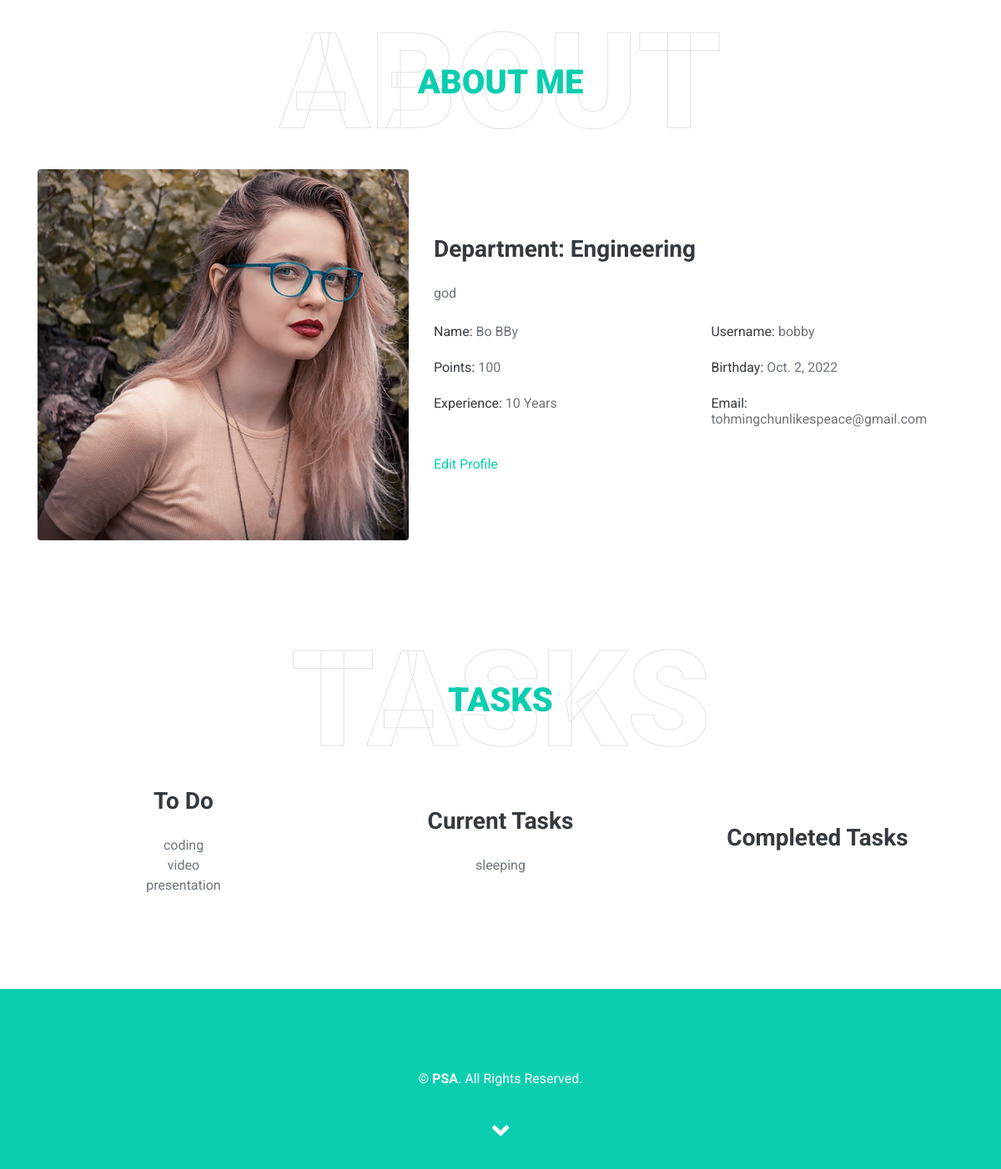
The page /main/profile (signed in, lower part) on the database as committed earlier.
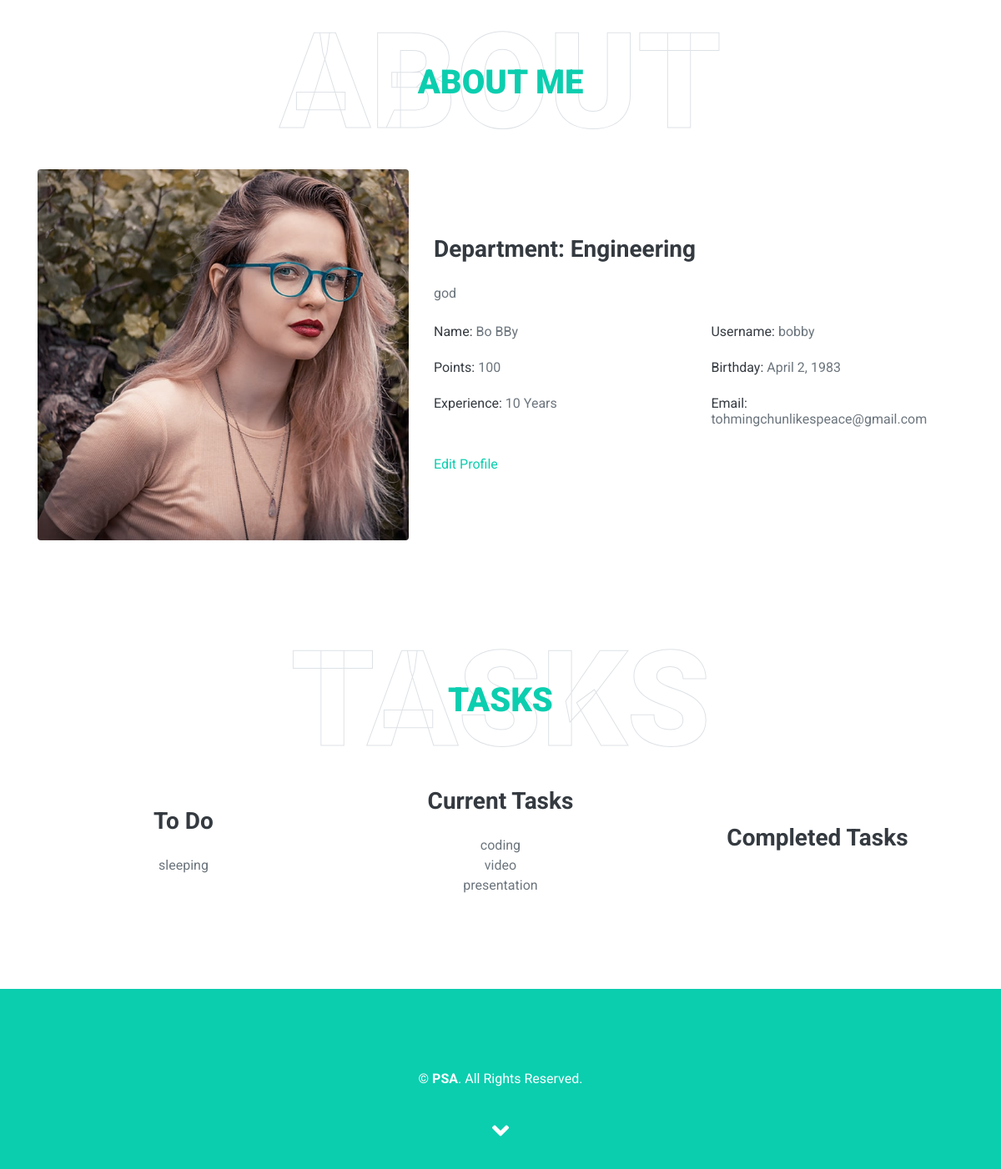
The same page on the database as committed later.
### main/models.py (models this page shows, shortened)
class CustomUser(models.Model):
    user = models.OneToOneField(User, on_delete=models.CASCADE)
    DEPARTMENT = (
        ('Operations', 'Operations'),
        ('Infocomm technology', 'Infocomm technology'),
        ('Engineering', 'Engineering'),
        ('Corportate', 'Corporate')
    )
    email = models.EmailField(unique=True)
    department = models.CharField(max_length=100, choices=DEPARTMENT)
    description = models.TextField("Description", max_length=600, default='', blank=True)
    points = models.IntegerField(default=0)
    tasks = models.ManyToManyField(Task, blank=True, related_name='users')
    birthday = models.DateField()

class Task(models.Model):
    STATUS = (
        ('To do', 'To do'),
        ('In progress', 'In progress'),
        ('Completed', 'Completed'),
    )
    name = models.CharField(max_length = 64)
    description = models.TextField("Description", max_length=600, default='', blank=True)
    points_granted = models.IntegerField()
    status = models.CharField(max_length=100, choices=STATUS, default='To do')

### main/views.py (the view)
# urls.py: path('profile', views.profile, name='profile'),
@login_required(login_url='/main/login')
def profile(request):
    current_user = CustomUser.objects.get(user=request.user)
    to_do = current_user.tasks.filter(status="To do")
    in_progress = current_user.tasks.filter(status="In progress")
    completed = current_user.tasks.filter(status="Completed")
    return render(request, 'main/profile.html', {
        "user": current_user,
        "to_do": to_do,
        "in_progress": in_progress,
        "completed": completed,
    })

### main/context_processor.py (called while the page is built)
def cart_count(request):
    try:
        current_user = CustomUser.objects.get(user=request.user)
        cart_count = Cart.objects.filter(user=current_user).count()
        return {
            'cart_count' : cart_count
        }
    except TypeError:
        return []

### main/templates/main/profile.html (shortened to what the changed rows need)
{% load static %}
<!DOCTYPE html>
<html language="en">
<head>
    <link href="https://cdnjs.cloudflare.com/ajax/libs/font-awesome/5.10.0/css/all.min.css" rel="stylesheet">
    <link href="{% static 'profile/lib/owlcarousel/assets/owl.carousel.min.css' %}" rel="stylesheet">
    <link href="{% static 'profile/lib/lightbox/css/lightbox.min.css' %}" rel="stylesheet">
    <link href="https://cdn.jsdelivr.net/npm/bootstrap@5.0.2/dist/css/bootstrap.min.css" rel="stylesheet"
>
    <link href="{% static 'styles.css' %}" rel="stylesheet">
    <link href="{% static 'profile/css/style.css' %}" rel="stylesheet">
</head>
<body data-spy="scroll" data-target=".navbar" data-offset="51">
{% block body %}
    <div class="container-fluid py-5" id="about">
        <div class="container">
            <div class="position-relative d-flex align-items-center justify-content-center">
                <h1 class="display-1 text-uppercase text-white" style="-webkit-text-stroke: 1px #dee2e6;">About</h1>
                <h1 class="position-absolute text-uppercase text-primary">About Me</h1>
            </div>
            <div class="row align-items-center">
                <div class="col-lg-7">
                    <h3 class="mb-4">Department: {{ user.department }}</h3>
                    <p>{{ user.description }}</p>
                    <div class="row mb-3">
                        <div class="col-sm-6 py-2">
                            <h6>Name: <span class="text-secondary">{{ user.user.first_name }} {{ user.user.last_name }}</span></h6>
                        </div>
                        <div class="col-sm-6 py-2">
                            <h6>Username: <span class="text-secondary">{{ user.user.username }}</span></h6>
                        </div>
                        <div class="col-sm-6 py-2">
                            <h6>Points: <span class="text-secondary">{{ user.points }}</span></h6>
                        </div>
                        <div class="col-sm-6 py-2">
                            <h6>Birthday: <span class="text-secondary">{{ user.birthday }}</span></h6>
                        </div>
                        <div class="col-sm-6 py-2">
                        </div>
                        <div class="col-sm-6 py-2">
                            <h6>Email: <span class="text-secondary">{{ user.email }}</span></h6>
                        </div>
                    </div>
                    <a href="{% url 'main:edit_profile' %}">Edit Profile</a>
                </div>
            </div>
        </div>
    </div>
    <div class="container-fluid py-5" id="tasks">
        <div class="container">
            <div class="position-relative d-flex align-items-center justify-content-center">
                <h1 class="display-1 text-uppercase text-white" style="-webkit-text-stroke: 1px #dee2e6;">Tasks</h1>
                <h1 class="position-absolute text-uppercase text-primary">Tasks</h1>
            </div>
            <div class="row align-items-center">
                <div class="col-md-4 text-center">
                    <ul class="list-unstyled">
                        {% for task in to_do %}
                        <li>{{ task.name }}</li>
                        {% endfor %}
                    </ul>
                </div>
                <div class="col-md-4 text-center">
                    <ul class="list-unstyled">
                        {% for task in in_progress %}
                        <li>{{ task.name }}</li>
                        {% endfor %}
                    </ul>
                </div>
            </div>
        </div>
    </div>
{% endblock %}
</body>
</html>

Rows that differ between the two databases and show on the page:
changed CustomUser "Engineering": birthday "Oct. 2, 2022" → "April 2, 1983"
changed Task "sleeping": moves from the list under "Current Tasks" to the list under "To Do"
changed Task "coding": moves from the list under "To Do" to the list under "Current Tasks"
changed Task "video": moves from the list under "To Do" to the list under "Current Tasks"
changed Task "presentation": moves from the list under "To Do" to the list under "Current Tasks"
